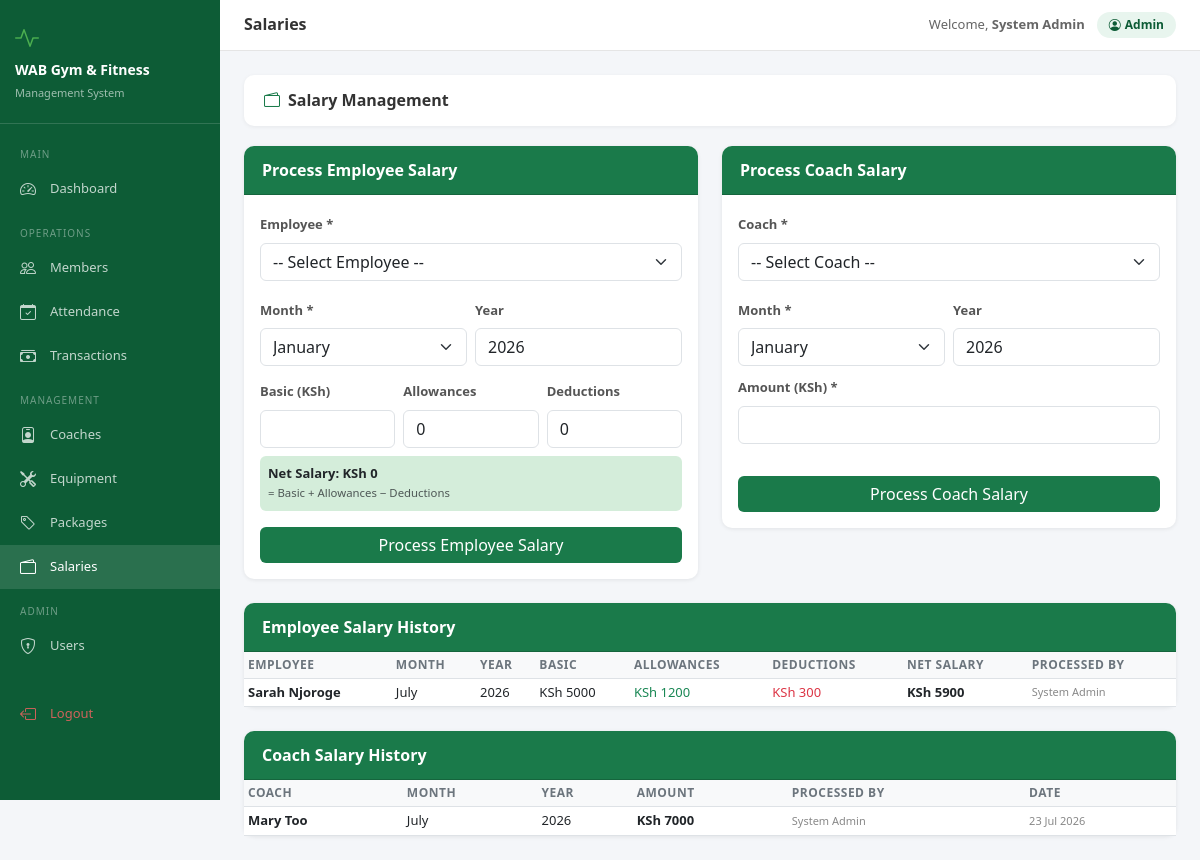
/salaries/ (signed in), run on the app's committed database.
### accounts/models.py (models this page shows, shortened)
class User(AbstractUser):
    ROLE_CHOICES = [
        ("admin", "Admin"),
        ("receptionist", "Receptionist"),
        ("accountant", "Accountant"),
        ("coach", "Coach"),
    ]
    role = models.CharField(
        max_length=20,
        choices=ROLE_CHOICES,
        default="receptionist",
    )
    phone = models.CharField(
        max_length=15,
        blank=True,
        null=True,
    )
    @property
    def is_admin(self):
        return self.role == "admin"

### salaries/models.py (models this page shows, shortened)
class EmployeeSalary(models.Model):
    employee     = models.ForeignKey(User, on_delete=models.CASCADE)
    month        = models.CharField(max_length=20, choices=MONTH_CHOICES)
    year         = models.IntegerField()
    basic_salary = models.DecimalField(max_digits=10, decimal_places=2)
    allowances   = models.DecimalField(max_digits=10, decimal_places=2, default=0)
    deductions   = models.DecimalField(max_digits=10, decimal_places=2, default=0)
    net_salary   = models.DecimalField(max_digits=10, decimal_places=2, default=0)
    processed_at = models.DateTimeField(auto_now_add=True)
    processed_by = models.ForeignKey(User, on_delete=models.SET_NULL,
                                     null=True, related_name='processed_salaries')
    class Meta:
        unique_together = ['employee','month','year']

class CoachSalary(models.Model):
    coach        = models.ForeignKey(Coach, on_delete=models.CASCADE)
    month        = models.CharField(max_length=20, choices=MONTH_CHOICES)
    year         = models.IntegerField()
    amount       = models.DecimalField(max_digits=10, decimal_places=2)
    processed_at = models.DateTimeField(auto_now_add=True)
    processed_by = models.ForeignKey(User, on_delete=models.SET_NULL, null=True)
    class Meta:
        unique_together = ['coach','month','year']

### coaches/models.py (models this page shows, shortened)
class Coach(models.Model):
    coach_id       = models.CharField(max_length=20, unique=True, blank=True)
    name           = models.CharField(max_length=100)
    phone          = models.CharField(max_length=15, unique=True)
    email          = models.EmailField(blank=True, null=True, unique=True)
    specialization = models.CharField(max_length=100, blank=True)
    qualifications = models.TextField(blank=True)
    salary         = models.DecimalField(max_digits=10, decimal_places=2, default=0)
    is_active      = models.BooleanField(default=True)
    created_at     = models.DateTimeField(auto_now_add=True)

### salaries/views.py (the view)
# urls.py: path('', views.salary_list, name='salary_list'),
@login_required
def salary_list(request):
    permission = salary_permission(request)
    if permission:
        return permission
    emp_salaries = EmployeeSalary.objects.select_related(
        'employee', 'processed_by'
    ).order_by('-year', '-id')
    coach_salaries = CoachSalary.objects.select_related(
        'coach', 'processed_by'
    ).order_by('-year', '-id')
    employees = User.objects.filter(is_active=True)
    coaches = Coach.objects.filter(is_active=True)
    return render(request, 'salaries/salary_list.html', {
        'emp_salaries': emp_salaries,
        'coach_salaries': coach_salaries,
        'employees': employees,
        'coaches': coaches,
        'year': timezone.now().year,
    })

### salaries/views.py (called while the page is built)
def salary_permission(request):
    if request.user.role not in ["admin", "accountant"]:
        return HttpResponseForbidden(
            "You do not have permission to access the Salary module."
        )
    return None

### salaries/templates/salaries/salary_list.html (shortened to what this page needs)
{% extends 'base.html' %}
{% block page_title %}Salaries{% endblock %}
{% block content %}
<div class="section-header">
  <h4><i class="bi bi-wallet2 me-2" style="color:#1a7a4a"></i>Salary Management</h4>
</div>
<div class="row g-4 mb-4">
  <div class="col-md-6">
    <div class="card">
      <div class="card-header">Process Employee Salary</div>
      <div class="card-body">
        <form method="post" action="{% url 'process_employee_salary' %}">
          <div class="mb-3">
            <label class="form-label">Employee *</label>
            <select name="employee" class="form-select" required>
              <option value="">-- Select Employee --</option>
            </select>
          </div>
          <div class="row g-2">
            <div class="col-6">
              <label class="form-label">Month *</label>
              <select name="month" class="form-select" required>
                <option value="January">January</option>
              </select>
            </div>
            <div class="col-6">
              <label class="form-label">Year</label>
              <input type="number" name="year" class="form-control" value="{{ year }}">
            </div>
          </div>
          <div class="row g-2 mt-1">
            <div class="col-4">
              <label class="form-label">Basic (KSh)</label>
              <input type="number" name="basic_salary" class="form-control" min="0" id="empBasic" oninput="calcNet()">
            </div>
            <div class="col-4">
              <label class="form-label">Allowances</label>
              <input type="number" name="allowances" class="form-control" min="0" value="0" id="empAllow" oninput="calcNet()">
            </div>
            <div class="col-4">
              <label class="form-label">Deductions</label>
              <input type="number" name="deductions" class="form-control" min="0" value="0" id="empDeduct" oninput="calcNet()">
            </div>
          </div>
          <div class="mt-2 p-2 rounded" style="background:#d4edda;font-size:13px">
            <strong>Net Salary: KSh <span id="netSalary">0</span></strong>
            <br><small class="text-muted">= Basic + Allowances − Deductions</small>
          </div>
          <button type="submit" class="btn btn-wab w-100 mt-3">Process Employee Salary</button>
        </form>
      </div>
    </div>
  </div>
  <div class="col-md-6">
    <div class="card">
      <div class="card-header">Process Coach Salary</div>
      <div class="card-body">
        <form method="post" action="{% url 'process_coach_salary' %}">
          <div class="mb-3">
            <label class="form-label">Coach *</label>
            <select name="coach" class="form-select" required>
              <option value="">-- Select Coach --</option>
            </select>
          </div>
          <div class="row g-2">
            <div class="col-6">
              <label class="form-label">Month *</label>
              <select name="month" class="form-select" required>
                <option value="January">January</option>
              </select>
            </div>
            <div class="col-6">
              <label class="form-label">Year</label>
              <input type="number" name="year" class="form-control" value="{{ year }}">
            </div>
          </div>
          <div class="mb-3 mt-2">
            <label class="form-label">Amount (KSh) *</label>
            <input type="number" name="amount" class="form-control" min="0" required>
          </div>
          <button type="submit" class="btn btn-wab w-100 mt-3">Process Coach Salary</button>
        </form>
      </div>
    </div>
  </div>
</div>
<div class="card mb-4">
  <div class="card-header">Employee Salary History</div>
  <div class="card-body p-0">
    <table class="table table-sm mb-0">
      <thead>
        <tr><th>Employee</th><th>Month</th><th>Year</th><th>Basic</th><th>Allowances</th><th>Deductions</th><th>Net Salary</th><th>Processed By</th></tr>
      </thead>
      <tbody>
        {% for s in emp_salaries %}
        <tr>
          <td><strong>{{ s.employee.get_full_name|default:s.employee.username }}</strong></td>
          <td>{{ s.month }}</td>
          <td>{{ s.year }}</td>
          <td>KSh {{ s.basic_salary|floatformat:0 }}</td>
          <td class="text-success">KSh {{ s.allowances|floatformat:0 }}</td>
          <td class="text-danger">KSh {{ s.deductions|floatformat:0 }}</td>
          <td><strong>KSh {{ s.net_salary|floatformat:0 }}</strong></td>
          <td style="font-size:11px;color:#888">{{ s.processed_by.get_full_name|default:'—' }}</td>
        </tr>
        {% empty %}
        <tr><td colspan="8" class="text-center py-3 text-muted">No salary records yet</td></tr>
        {% endfor %}
      </tbody>
    </table>
  </div>
</div>
<div class="card">
  <div class="card-header">Coach Salary History</div>
  <div class="card-body p-0">
    <table class="table table-sm mb-0">
      <thead>
        <tr><th>Coach</th><th>Month</th><th>Year</th><th>Amount</th><th>Processed By</th><th>Date</th></tr>
      </thead>
      <tbody>
        {% for s in coach_salaries %}
        <tr>
          <td><strong>{{ s.coach.name }}</strong></td>
          <td>{{ s.month }}</td>
          <td>{{ s.year }}</td>
          <td><strong>KSh {{ s.amount|floatformat:0 }}</strong></td>
          <td style="font-size:11px;color:#888">{{ s.processed_by.get_full_name|default:'—' }}</td>
          <td style="font-size:11px;color:#888">{{ s.processed_at|date:"d M Y" }}</td>
        </tr>
        {% empty %}
        <tr><td colspan="6" class="text-center py-3 text-muted">No coach salary records yet</td></tr>
        {% endfor %}
      </tbody>
    </table>
  </div>
</div>
{% endblock %}

### templates/base.html (shortened to what this page needs)
<!DOCTYPE html>
<html lang="en">
<head>
<link href="https://cdn.jsdelivr.net/npm/bootstrap@5.3.0/dist/css/bootstrap.min.css" rel="stylesheet">
<link href="https://cdn.jsdelivr.net/npm/bootstrap-icons@1.11.0/font/bootstrap-icons.css" rel="stylesheet">
</head>
<body>
{% if user.is_authenticated %}
<div class="sidebar">
  <div class="brand">
    <div style="font-size:24px;color:#4caf50;margin-bottom:6px"><i class="bi bi-activity"></i></div>
    <h5>WAB Gym & Fitness</h5>
    <small>Management System</small>
  </div>
  <nav class="mt-2">
    <div class="nav-section">Main</div>
    <a href="{% url 'dashboard' %}" class="nav-link {% if request.resolver_match.url_name == 'dashboard' %}active{% endif %}">
      <i class="bi bi-speedometer2"></i> Dashboard
    </a>
    <div class="nav-section">Operations</div>
    <a href="{% url 'member_list' %}" class="nav-link {% if 'member' in request.resolver_match.url_name %}active{% endif %}">
      <i class="bi bi-people"></i> Members
    </a>
    <a href="{% url 'attendance_list' %}" class="nav-link {% if 'attendance' in request.resolver_match.url_name %}active{% endif %}">
      <i class="bi bi-calendar-check"></i> Attendance
    </a>
    <a href="{% url 'payment_list' %}" class="nav-link {% if 'payment' in request.resolver_match.url_name %}active{% endif %}">
      <i class="bi bi-cash-stack"></i> Transactions
    </a>
    <div class="nav-section">Management</div>
    <a href="{% url 'coach_list' %}" class="nav-link {% if 'coach' in request.resolver_match.url_name %}active{% endif %}">
      <i class="bi bi-person-badge"></i> Coaches
    </a>
    <a href="{% url 'equipment_list' %}" class="nav-link {% if 'equipment' in request.resolver_match.url_name %}active{% endif %}">
      <i class="bi bi-tools"></i> Equipment
    </a>
    <a href="{% url 'package_list' %}" class="nav-link {% if 'package' in request.resolver_match.url_name %}active{% endif %}">
      <i class="bi bi-tag"></i> Packages
    </a>
    {% if user.role == "admin" or user.role == "accountant" %}
    <a href="{% url 'salary_list' %}" class="nav-link {% if 'salary' in request.resolver_match.url_name %}active{% endif %}">
      <i class="bi bi-wallet2"></i> Salaries
    </a>
    {% endif %}
    {% if user.is_admin %}
    <div class="nav-section">Admin</div>
    <a href="{% url 'user_list' %}" class="nav-link {% if 'user' in request.resolver_match.url_name %}active{% endif %}">
      <i class="bi bi-shield-lock"></i> Users
    </a>
    {% endif %}
    <div class="mt-4 mb-2">
    <a href="{% url 'logout' %}" class="nav-link" style="color:rgba(255,100,100,.8)">
      <i class="bi bi-box-arrow-left"></i> Logout
    </a>
    </div>
  </nav>
</div>
<div class="main-content">
  <div class="topbar">
    <h6 class="page-title">{% block page_title %}WAB Gym{% endblock %}</h6>
    <div class="user-info">
      <span style="font-size:13px;color:#666">Welcome, <strong>{{ user.get_full_name|default:user.username }}</strong></span>
      <span class="user-badge"><i class="bi bi-person-circle me-1"></i>{{ user.role|title }}</span>
    </div>
  </div>
  <div class="content-area">
    {% block content %}{% endblock %}
  </div>
</div>
{% else %}
{% block auth_content %}{% endblock %}
{% endif %}
</body>
</html>

### templates/base.html (style rules this page uses)
:root { --wab-green:#1a7a4a;--wab-dark:#0d5c36;--wab-light:#e8f5ee;--sidebar-w:220px }
body { background:#f4f6f9;font-family:'Segoe UI',sans-serif }
.sidebar { position:fixed;top:0;left:0;height:100vh;width:var(--sidebar-w);background:var(--wab-dark);z-index:1000;overflow-y:auto;transition:.3s }
.sidebar .brand { padding:20px 15px;border-bottom:1px solid rgba(255,255,255,.15) }
.sidebar .brand h5 { color:#fff;margin:0;font-size:14px;font-weight:700 }
.sidebar .brand small { color:rgba(255,255,255,.6);font-size:11px }
.sidebar .nav-link { color:rgba(255,255,255,.75);padding:10px 20px;font-size:13px;display:flex;align-items:center;gap:10px;border-radius:0;transition:.2s }
.sidebar .nav-link:hover,.sidebar .nav-link.active { color:#fff;background:rgba(255,255,255,.12) }
.sidebar .nav-link i { font-size:16px;width:20px }
.sidebar .nav-section { color:rgba(255,255,255,.4);font-size:10px;text-transform:uppercase;letter-spacing:1px;padding:15px 20px 5px }
.main-content { margin-left:var(--sidebar-w);min-height:100vh }
.topbar { background:#fff;border-bottom:1px solid #e5e5e5;padding:12px 24px;display:flex;align-items:center;justify-content:space-between;position:sticky;top:0;z-index:999 }
.topbar .page-title { font-size:16px;font-weight:600;color:#333;margin:0 }
.topbar .user-info { display:flex;align-items:center;gap:12px }
.topbar .user-badge { background:var(--wab-light);color:var(--wab-dark);padding:4px 12px;border-radius:20px;font-size:12px;font-weight:600 }
.content-area { padding:24px }
.card { border:none;border-radius:10px;box-shadow:0 1px 4px rgba(0,0,0,.08) }
.card-header { background:var(--wab-green);color:#fff;border-radius:10px 10px 0 0!important;font-weight:600;padding:12px 18px }
.btn-wab { background:var(--wab-green);color:#fff;border:none }
.table th { background:#f8f9fa;font-size:12px;font-weight:600;text-transform:uppercase;letter-spacing:.5px;color:#6c757d }
.table td { font-size:13px;vertical-align:middle }
.form-label { font-size:13px;font-weight:600;color:#555 }
.section-header { background:#fff;border-radius:10px;padding:16px 20px;margin-bottom:20px;box-shadow:0 1px 4px rgba(0,0,0,.06);display:flex;align-items:center;justify-content:space-between }
.section-header h4 { margin:0;font-size:16px;font-weight:700;color:#333 }

### data on the page
User: get_full_name "System Admin", role "Admin"
EmployeeSalary: employee.get_full_name "Sarah Njoroge", month "July", year "2026", basic_salary "5000", allowances "1200", deductions "300", net_salary "5900", processed_by.get_full_name "System Admin"
CoachSalary: coach.name "Mary Too", month "July", year "2026", amount "7000", processed_by.get_full_name "System Admin", processed_at "23 Jul 2026"
